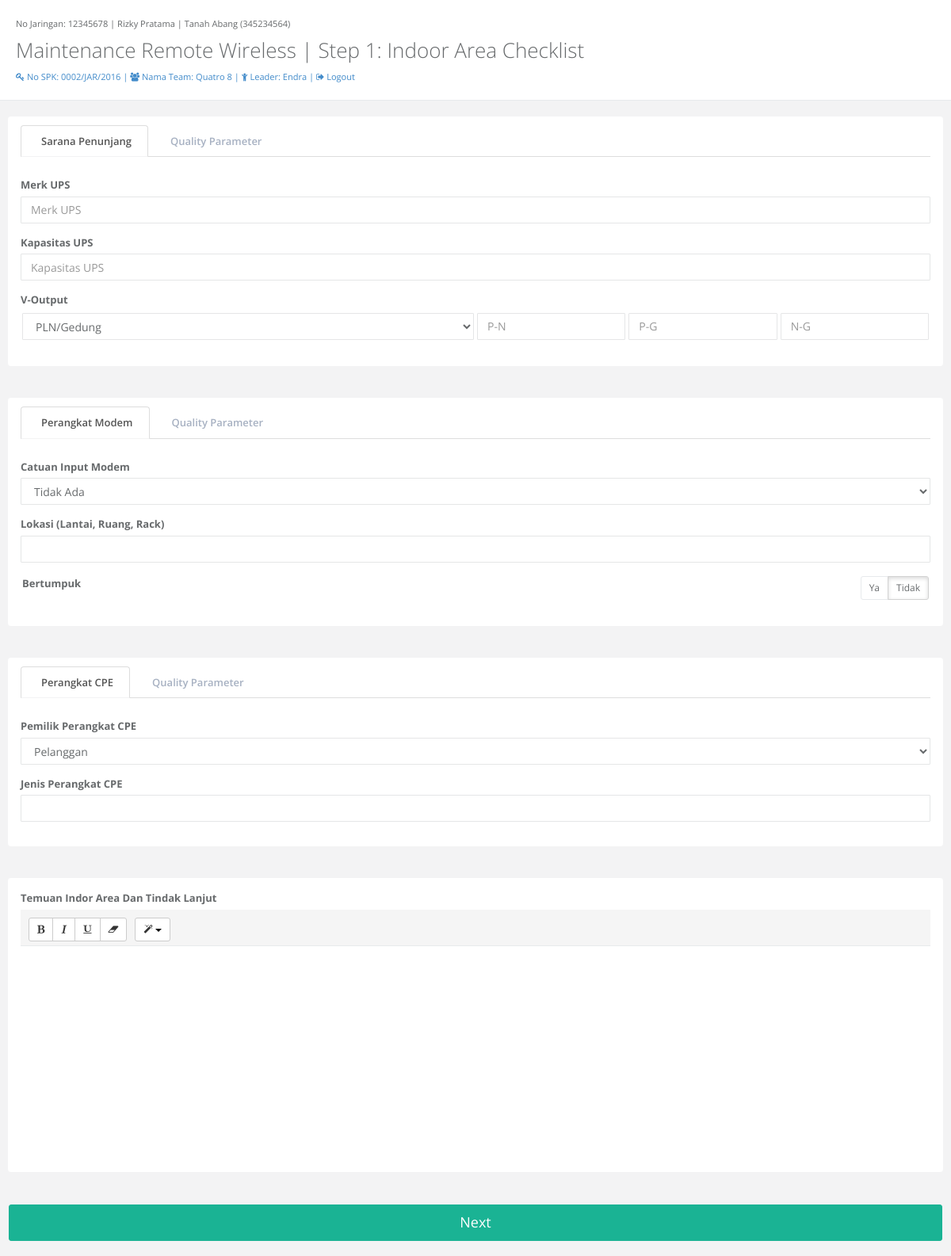
/form/mobile/index.php (signed in), run on the app's committed database.
### tables this page shows
CREATE TABLE IF NOT EXISTS `t_surat_perintah_kerja` (
  `sid` varchar(36) NOT NULL,
  `no_spk` varchar(20) NOT NULL,
  `id_pelanggan` varchar(36) NOT NULL,
  `id_team` varchar(36) NOT NULL,
  `tanggal` datetime NOT NULL,
  `cp_nama` varchar(100) NOT NULL,
  `cp_telepon` varchar(20) NOT NULL,
  `masalah` varchar(50) NOT NULL,
  `catatan` text NOT NULL,
  `akses` varchar(50) NOT NULL,
  `status` varchar(20) NOT NULL,
  PRIMARY KEY (`sid`),
  UNIQUE KEY `no_spk` (`no_spk`)
);

CREATE TABLE IF NOT EXISTS `m_pelanggan` (
  `sid` varchar(36) NOT NULL,
  `no_jaringan` varchar(10) NOT NULL,
  `nama_pelanggan` varchar(100) NOT NULL,
  `alamat` text NOT NULL,
  `no_telepon` varchar(20) NOT NULL,
  PRIMARY KEY (`sid`),
  UNIQUE KEY `no_jaringan` (`no_jaringan`)
);

CREATE TABLE IF NOT EXISTS `m_team_header` (
  `sid` varchar(36) NOT NULL,
  `nama_team` varchar(100) NOT NULL,
  `leader` varchar(100) NOT NULL,
  `tanggal` date NOT NULL,
  `no_handphone` varchar(20) NOT NULL,
  PRIMARY KEY (`sid`),
  UNIQUE KEY `nama_team` (`nama_team`)
);

### form/mobile/WIRELESS.php (the view, shortened to what this page needs)
<?php
	$step = 1;
	$caption = "1: Indoor Area Checklist";
?>
<div class="row  border-bottom white-bg dashboard-header">
    <div class="col-sm-12">
    	<small>
        	<?php
        		echo "No Jaringan: ".$query['no_jaringan']." | ".$query['nama_pelanggan']." | ".$query['alamat']." (".$query['no_telepon'].")";
        	?>
    	</small>
        <h2>Maintenance Remote Wireless | Step <?php echo $caption;?></h2>
        <small>
        	<a href="#">
        		<i class="fa fa-key"></i> No SPK: <?php echo $query['no_spk'];?> |
        		<i class="fa fa-group"></i> Nama Team: <?php echo $query['nama_team'];?> |
        		<i class="fa fa-child	"></i> Leader: <?php echo $query['leader'];?> |
	        </a>
        	<a href="logout_mobile.php"><i class="fa fa-sign-out"></i> Logout</a>
	    </small>
    </div>
</div>
<form method="post" action="">
	<span style="<?php if ($step == 1) { echo 'display: inherit';  } else { echo 'display: none'; }  ?>">
		<div class="row">
			<div class="col-sm-12">
				<div class="wrapper wrapper-content" style="padding-bottom: 0px;margin-bottom: -25px;">
					<div class="row">
					    <div class="col-sm-12">
					    	<div class="panel white-bg ">
		                        <div class="panel-heading">
		                            <div class="panel-options">
		                                <ul class="nav nav-tabs">
		                                    <li class="active"><a data-toggle="tab" href="#tab-1">Sarana Penunjang</a></li>
		                                    <li class=""><a data-toggle="tab" href="#tab-2">Quality Parameter</a></li>
		                                </ul>
		                            </div>
		                        </div>
		                        <div class="panel-body">
		                            <div class="tab-content">
			                        	<div id="tab-1" class="tab-pane active">
			                        		<div class="form-group">
						                    	<label>Merk UPS</label>
						                        <input type="text" placeholder="Merk UPS" id="merkUPS" class="form-control">
						                    </div>
			                        		<div class="form-group">
						                        <label>Kapasitas UPS</label>
				                        		<input type="text" placeholder="Kapasitas UPS" id="kapasitasUPS" class="form-control">
						                    </div>
						                    <div class="form-group">
				                            	<label>V-Output</label>
				                    			<div class="row">
				                    				<div class="col-xs-12">
							                    		<div class="col-xs-6" style="padding: 2px;">
				                    						<select class="form-control">
							                                    <option>PLN/Gedung</option>
							                                </select>
							                    		</div>
							                    		<div class="col-xs-2" style="padding: 2px;">
							                    			<input type="text" placeholder="P-N" class="form-control">
							                    		</div>
							                    		<div class="col-xs-2" style="padding: 2px;">
							                    			<input type="text" placeholder="P-G" class="form-control">
							                    		</div>
							                    		<div class="col-xs-2" style="padding: 2px;">
							                    			<input type="text" placeholder="N-G" class="form-control">
							                    		</div>
				                    				</div>
				                    			</div>
						                    </div>
			                        	</div>
			                        </div>
		                        </div>
		                    </div>
					    </div>
					</div>
				</div>
			</div>
		</div>
		<div class="row">
			<div class="col-sm-12">
				<div class="wrapper wrapper-content" style="padding-bottom: 0px;margin-bottom: -25px;">
					<div class="row">
					    <div class="col-sm-12">
					    	<div class="panel white-bg ">
		                        <div class="panel-heading">
		                            <div class="panel-options">
		                                <ul class="nav nav-tabs">
		                                    <li class="active"><a data-toggle="tab" href="#tab-3">Perangkat Modem</a></li>
		                                    <li class=""><a data-toggle="tab" href="#tab-4">Quality Parameter</a></li>
		                                </ul>
		                            </div>
		                        </div>
		                        <div class="panel-body">
		                            <div class="tab-content">
			                        	<div id="tab-3" class="tab-pane active">
			                        		<div class="form-group">
						                    	<label>Catuan Input Modem</label>
						                        <select class="form-control m-b" name="account">
				                                    <option>Tidak Ada</option>
				                                </select>
						                    </div>
						                    <div class="form-group">
						                    	<label>Lokasi (Lantai, Ruang, Rack)</label>
						                        <input type="text" id="" class="form-control">
						                    </div>
						                     <div class="form-group">
				                    			<div class="row">
				                    				<div class="col-xs-12">
							                    		<div class="col-xs-6" style="padding: 2px; vertical-align: middle;">
				                            				<label style="">Bertumpuk</label>
							                    		</div>
							                    		<div class="col-xs-6" style="padding: 2px; text-align: right;">
							                    			<div data-toggle="buttons" class="btn-group">
						                                        <label class="btn btn-sm btn-white"> <input type="radio" id="" name=""> Ya </label>
						                                        <label class="btn btn-sm btn-white active"> <input type="radio" id="" name=""> Tidak </label>
						                                    </div>
							                    		</div>
				                    				</div>
				                    			</div>
						                    </div>
			                        	</div>
			                        </div>
		                        </div>
		                    </div>
					    </div>
					</div>
				</div>
			</div>
		</div>
		<div class="row">
			<div class="col-sm-12">
				<div class="wrapper wrapper-content" style="padding-bottom: 0px;margin-bottom: -25px;">
					<div class="row">
					    <div class="col-sm-12">
					    	<div class="panel white-bg ">
		                        <div class="panel-heading">
		                            <div class="panel-options">
		                                <ul class="nav nav-tabs">
		                                    <li class="active"><a data-toggle="tab" href="#tab-5">Perangkat CPE</a></li>
		                                    <li class=""><a data-toggle="tab" href="#tab-6">Quality Parameter</a></li>
		                                </ul>
		                            </div>
		                        </div>
		                        <div class="panel-body">
		                            <div class="tab-content">
			                        	<div id="tab-5" class="tab-pane active">
			                        		<div class="form-group">
						                    	<label>Pemilik Perangkat CPE</label>
						                        <select class="form-control m-b" name="account">
				                                    <option>Pelanggan</option>
				                                </select>
						                    </div>
						                    <div class="form-group">
						                    	<label>Jenis Perangkat CPE</label>
						                        <input type="text" id="" class="form-control">
						                    </div>
			                        	</div>
			                        </div>
		                        </div>
		                    </div>
					    </div>
					</div>
				</div>
			</div>
		</div>
		<div class="row">
			<div class="col-sm-12">
				<div class="wrapper wrapper-content" style="padding-bottom: 0px;margin-bottom: -25px;">
					<div class="row">
					    <div class="col-sm-12">
					    	<div class="panel white-bg ">
		                        <div class="panel-body">
		                            <div class="form-group">
			                        	<label>Temuan Indor Area Dan Tindak Lanjut</label>
				                    </div>
		                        </div>
		                    </div>
					    </div>
					</div>
				</div>
			</div>
		</div>
		<div class="row">
			<div class="col-sm-12">
				<div class="wrapper wrapper-content" style="padding-bottom: 0px;margin-bottom: -25px;">
					<div class="row">
					    <div class="col-sm-12">
					    	<div class="panel blank-panel">
		                        <div class="panel-body" style="padding: 0px;">
									<button type="submit" name="step" value="2" class="btn btn-primary btn-lg btn-block">Next</button><br />
		                        </div>
		                    </div>
						</div>
					</div>
				</div>
			</div>
		</div>
	</span>
</form>

### data on the page
t_surat_perintah_kerja: id_pelanggan.no_jaringan "12345678", id_pelanggan.nama_pelanggan "Rizky Pratama", id_pelanggan.alamat "Tanah Abang", id_pelanggan.no_telepon "345234564", no_spk "0002/JAR/2016", m_team_header.nama_team "Quatro 8", m_team_header.leader "Endra"

### other printed values
$caption "1: Indoor Area Checklist"
